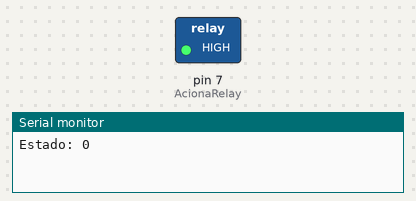
The sketch below on a simulated Arduino Uno, built with avr-gcc and run on an emulated ATmega328P. On the bench: switched loads named in the sketch (green lamp = pin HIGH), the last lines printed to the serial monitor.

Above: at 1.1 s.
At 3.1 s:
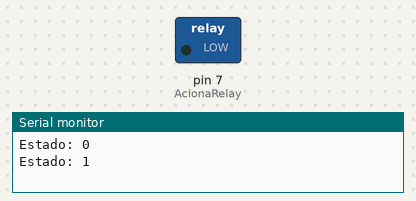
Timing chart, 0 to 5.3 s (numbered marks = the images above):
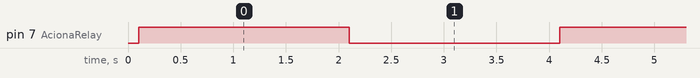

The sketch:

Rele.ino
```cpp
#define AcionaRelay 7

int Estado = HIGH;

void setup(){
  Serial.begin(9600);
  pinMode(AcionaRelay, OUTPUT);
  delay(100);
}

void loop(){
  digitalWrite(AcionaRelay, Estado);
  Estado = !Estado;
  Serial.print("Estado: ");
  Serial.println(Estado);
  delay(2000);
}
```

Measured:
- by itself, pin 7 (AcionaRelay): alternates HIGH for 2.0 s and LOW for 2.0 s
